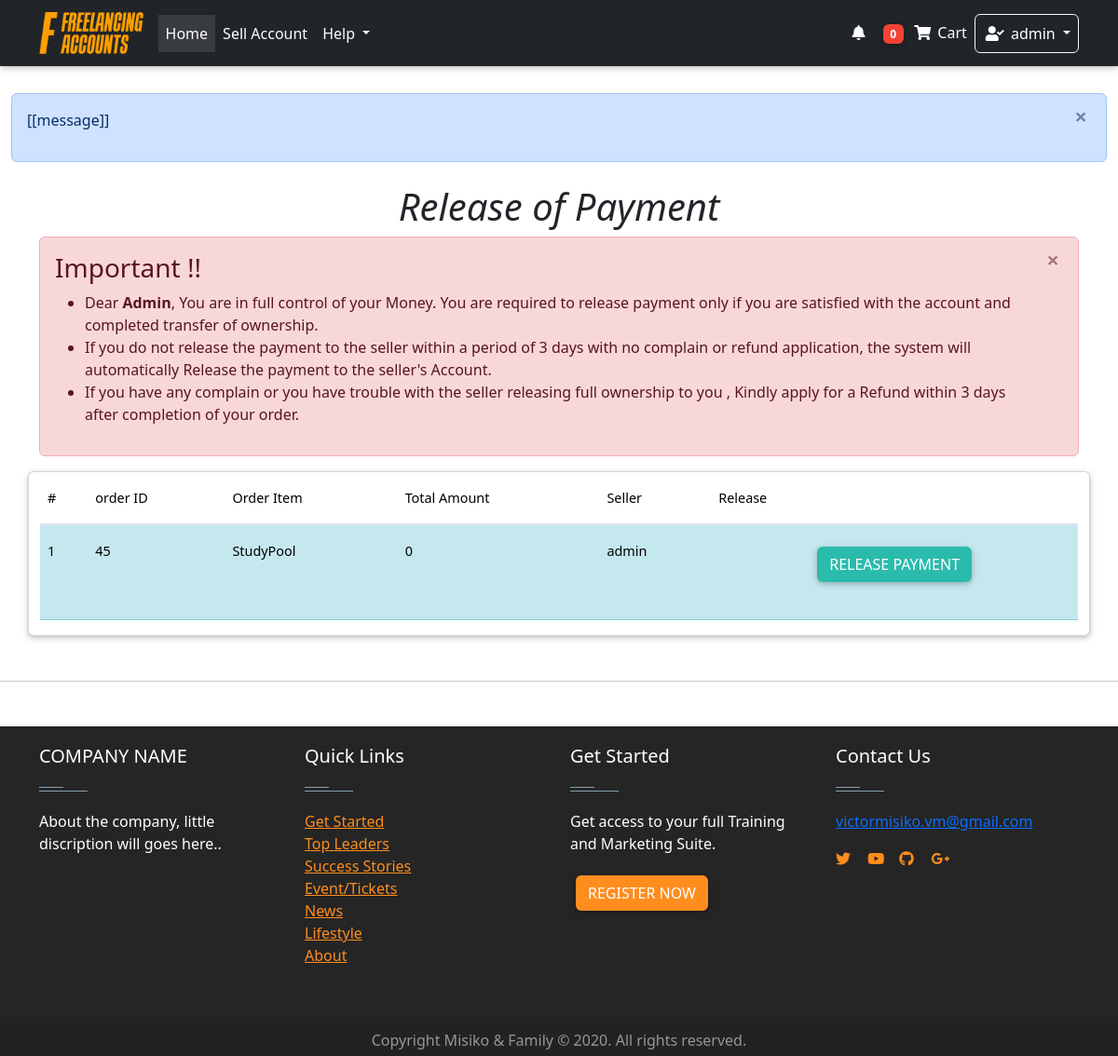
Page /dashboard/release_payment/ (signed in) on the earlier database version.
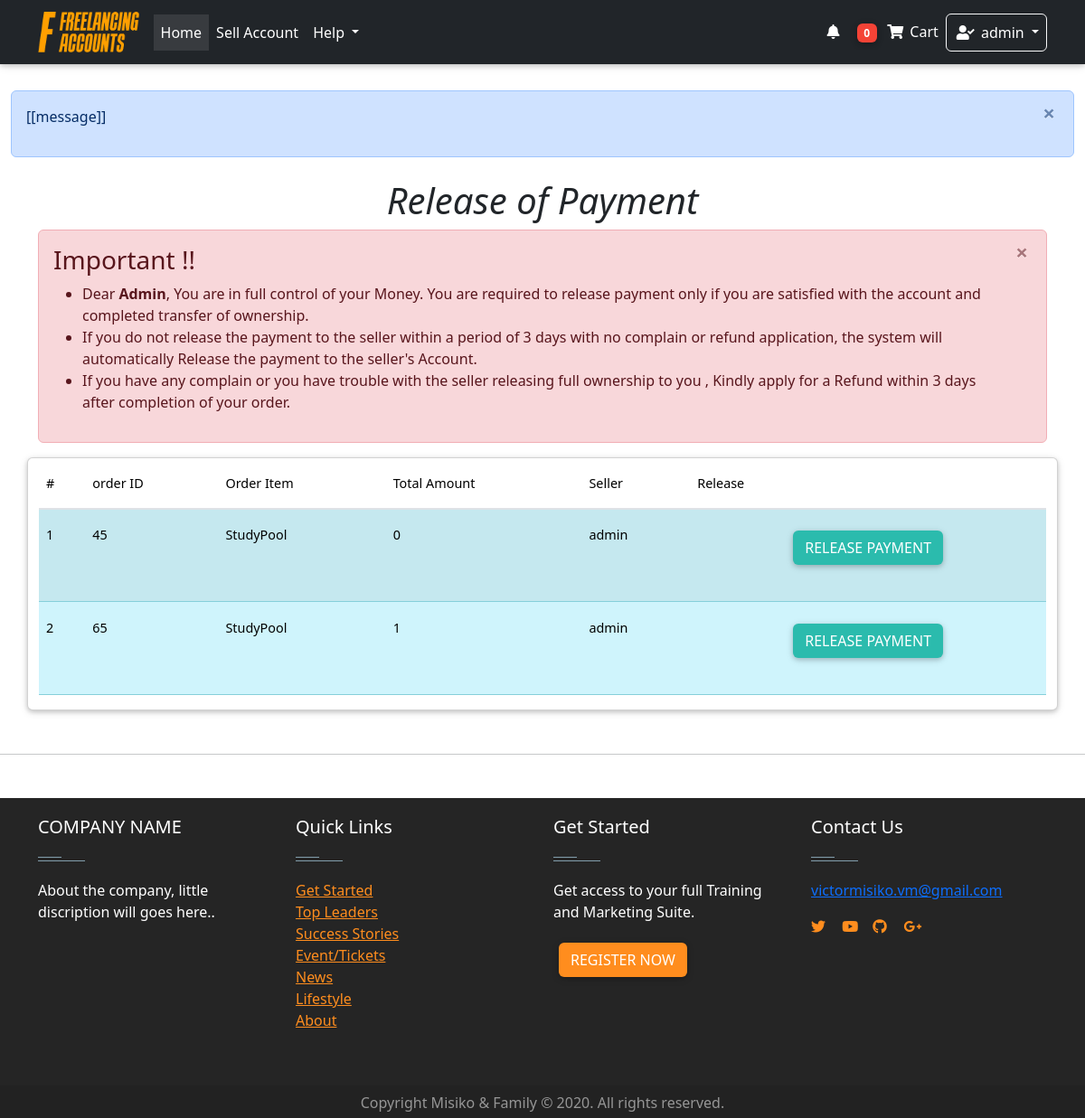
Same page on the later database version.
### Home/models.py (models this page shows, shortened)
class Order(models.Model):
    user = models.ForeignKey(settings.AUTH_USER_MODEL,on_delete = models.CASCADE)
    items = models.ManyToManyField(OrderItem)
    start_date = models.DateField(auto_now_add = True)
    ordered_date = models.DateTimeField()
    ordered = models.BooleanField(default = False)
    seller = models.ForeignKey(settings.AUTH_USER_MODEL,on_delete = models.CASCADE, related_name="user", blank=True, null = True)
    amount = models.IntegerField(default=0.0)
    released = models.BooleanField(default=False)
    refund = models.BooleanField(default=False)
    billing_address = models.ForeignKey(
        "BillingAddress", on_delete = models.SET_NULL, blank = True, null = True)

class OrderItem(models.Model):
    user = models.ForeignKey(settings.AUTH_USER_MODEL,on_delete = models.CASCADE)
    item = models.ForeignKey(Item, on_delete = models.CASCADE)
    quantity = models.IntegerField(default= 1)
    ordered = models.BooleanField(default = False)

class Item(models.Model):
    created_by = models.ForeignKey(settings.AUTH_USER_MODEL,on_delete = models.CASCADE,blank = True, null = True, editable = False)
    created_at = models.DateTimeField(auto_now_add= True, blank = True, null = True )
    title = models.CharField(max_length = 100)
    price = models.FloatField(default = 0.0)
    discountprice = models.FloatField(blank= True, null = True)
    category = models.CharField(choices = Category_choices, max_length=2)
    label = models.CharField(choices = Label_choices, max_length=1)
    Level = models.CharField(choices = Level_choices, max_length = 15 ,blank= True, null = True)
    finished_orders = models.IntegerField(default = 1)
    rating = models.IntegerField(default = 50 )
    Reviews =models.IntegerField( default = 1)
    profile = models.CharField( max_length = 20)
    description = models.TextField()
    diplay_pic = models.ImageField(upload_to = "display_pics/%Y%m%d/", max_length =255 )
    contact = models.CharField(max_length=15 ,null = True,blank= True)

### dashboard/views.py (the view)
# urls.py: path('release_payment/', views.Release_Payment.as_view(), name='Release_Payment'),
class Release_Payment(generic.ListView):
    model = Order
    template_name = "dashboard/release_payment.html"
    def get_context_data(self, **kwargs):
        context = super(Release_Payment, self).get_context_data(**kwargs)
        order1 = Order.objects.filter(user = self.request.user, ordered= True, released = False)
        if order1:
            order = Order.objects.filter(user = self.request.user, ordered= True, released = False)
            self.order = order
            context["order"] = order
            return context
        return context

### Home/templatetags/cart_template_tags.py (called while the page is built)
@register.filter
def cart_item_count(user):
    if user.is_authenticated:
        qs = Order.objects.filter(user = user, ordered = False)
        if qs.exists():
            return qs[0].items.count()
    return 0

@register.filter
def account_cash(user):
    if user.is_authenticated:
        qs = AccountsModel.objects.get(user= user)
        amount= qs.amount
        return amount

### Home/templatetags/login_tag.py (called while the page is built)
@register.inclusion_tag('logins/login_form.html')
def login_form_tag(current_page=None):
    return {'loginform': LoginForm(),
            'redirect_to': current_page}

### Home/templates/dashboard/release_payment.html (shortened to what this page needs)
<!DOCTYPE html>
{% extends "base.html"%}
    {% block content%}
    <div class="container ">
        <h1 class="text-center animated flipInY delay-1s"><i>
          Release of Payment
        </i>
        </h1>
        {% if order %}
        <div class="alert alert-danger alert-dismissible fade show animated bounceInDown" role="alert">
          <h3>Important !!</h3>
          <ul>
            <li> Dear  <Strong>{{ request.user|title }}</Strong>, You are in full control of your Money. You are required to release payment only if
              you are satisfied with the account and  completed transfer of ownership. </li>
            <li>If you do not release the payment to the seller within a period of 3 days with no complain or
                refund application, the system will automatically Release the payment to the seller's Account.
            </li>
            <li>If you have any complain or you have trouble with the seller releasing full ownership to you
                , Kindly apply for a Refund within 3 days after completion of your order.
            </li>
          </ul>
          <button type="button" class="close" data-dismiss="alert" aria-label="Close">
            <span aria-hidden="true">&times;</span>
          </button>
        </div>
        {% endif %}
        <div class="row">
                <div class="card col-12">
                      <table class="table table-striped w-auto">
                        <thead>
                          <tr>
                            <th>#</th>
                            <th>order ID</th>
                            <th>Order Item</th>
                            <th>Total Amount</th>
                            <th> Seller</th>
                            <th>Release</th>
                          </tr>
                        </thead>
                        <tbody>
                      {% for ord in  order %}
                          <tr class="table-info">
                            <th scope="row"> {{forloop.counter}} </th>
                            <td>{{ ord.id }}</td>
                            <td>
                              {% for obj in ord.items.all %}
                              <p> {{obj.item.title}} </p>
                            {% endfor %}
                            </td>
                            <td>{{ ord.amount}}</td>
                            <td>{{ ord.seller}}</td>
                            <td> <div class="text-center">
                              <button onclick="releaseClicked(this);" class="btn btn-default btn-rounded mb-4" >
                               Release Payment </button>
                            </div>
                            </td>
                          </tr>
                        {% empty %}
                        <tr>
                          <td colspan="5"> You have no previous orders  <td>
                        </tr>
                        {% endfor %}
                        </tbody>
                      </table>
                </div>
        </div>
    </div>
<hr class="my-5">
{% endblock %}

### Home/templates/base.html (shortened to what this page needs)
<!DOCTYPE html>
<html lang="en" dir="ltr">
{% load cart_template_tags %}
{% load static %}
{% load login_tag %}
{% load i18n %}
{% load l10n %}
  <head>
    <link rel = 'stylesheet' href = "{% static 'css/bootstrap.min.css' %}" type ='text/CSS' >
    {% block extra_head %}
    <link rel="stylesheet" href="https://use.fontawesome.com/releases/v5.8.2/css/all.css">
    <link href="{% static 'css/bootstrap.min.css'%} " rel="stylesheet">
    <link href="{% static 'css/mdb.min.css'%}" rel="stylesheet">
    <link href="{% static 'css/style.min.css' %} " rel="stylesheet">
    <link
    type="text/css"
    rel="stylesheet"
    href="https://unpkg.com/bootstrap/dist/css/bootstrap.min.css"
  />
  <link
    type="text/css"
    rel="stylesheet"
    href="https://unpkg.com/bootstrap-vue@latest/dist/bootstrap-vue.css"
  />
      {% endblock %}
</head>
<body>
<section class="">
  {% include 'nav.html' %}
</section>
<div id="app-alert"  class=" container-fluid mt-5 pt-1 " >
  <div id="notification" class="alert alert-primary alert-dismissible fade show mt-5" role="alert" v-cloak v-show="alert" >
       <P id=""> [[message]]</P>
      <button type="button" class="close" data-hide="alert" @click='alert = !alert' aria-label="Close">
        <span aria-hidden="true">&times;</span>
      </button>
  </div>
</div>
<div class="mt-4">
    {% block content %}
    {% endblock %}
</div>
{% include "footer.html" %}
</body>
</html>

### Home/templates/logins/login_form.html (shortened to what this page needs)
{% load account  %}
{%  load crispy_forms_tags %}

### Home/templates/nav.html (shortened to what this page needs)
{% load cart_template_tags %}
{% load static %}
{% load notifications_tags %}
    <nav class="navbar fixed-top navbar-expand-lg navbar-dark bg-dark mb-5">
        <div class = 'container' >
            <a class="navbar-brand" href="/home/">
              <img src="{% static 'logo.png' %}" height="45px" alt="">
            </a>
            <div class="collapse navbar-collapse" id="navbarSupportedContent">
              <ul class="navbar-nav mr-auto">
                <li class="nav-item active">
                  <a class="nav-link" href="/home/"> Home <span class="sr-only">(current)</span></a>
                </li>
                <li class="nav-item">
                  <a class = "nav-link" href="/sell-account/" >
                    Sell Account
                  </a>
                </li>
                <li class="nav-item dropdown">
                  <a class="nav-link dropdown-toggle" href="#" id="navbarDropdownMenuLink" role="button" data-toggle="dropdown" aria-haspopup="true" aria-expanded="false">
                    Help
                  </a>
                </li>
              </ul>
            </div>
            <ul class="navbar-nav nav-flex-icons mx-right">
              {%  if request.user.is_authenticated  %}
              <li class="nav-item">
                <a class="nav-link waves-effect">
                  <i class="fas fa-bell white-text"></i>
                </a>
              </li>
                <li class="nav-item">
                  <a class="nav-link waves-effect " href = "{% url "Home:order-summary" %}">
                    <span class="badge red z-depth-1 badge-pill mr-1"> {{ request.user|cart_item_count }}</span>
                    <i class="fas fa-shopping-cart"></i>
                    <span class="clearfix d-none d-sm-inline-block"> Cart </span>
                  </a>
                  <li class="nav-item dropdown">
                    <a class="nav-link dropdown-toggle border border-light rounded waves-effect  waves-light" href="#" id="navbarDropdownMenuLink" role="button" data-toggle="dropdown" aria-haspopup="true" aria-expanded="false">
                      <i class="fas fa-user-check"></i>  {{request.user}}
                    </a>
                  </li>
                  {% endif %}
                </ul>
          </div>
        </nav>

### Home/templates/footer.html (shortened to what this page needs)
<!DOCTYPE html>
<html lang="en" dir="ltr">
{% load  staticfiles %}
  <head>
  </head>
  <body>
    <footer id="footer" class="footer-1">
<div class="main-footer widgets-dark typo-light">
<div class="container">
<div class="row">
<div class="col-xs-12 col-sm-6 col-md-3">
<div class="widget subscribe no-box">
<h5 class="widget-title">COMPANY NAME<span></span></h5>
<p>About the company, little discription will goes here.. </p>
</div>
</div>
<div class="col-xs-12 col-sm-6 col-md-3">
<div class="widget no-box">
<h5 class="widget-title">Quick Links<span></span></h5>
<ul class="thumbnail-widget">
<li>
<div class="thumb-content"><a href="#.">Get Started</a></div>
</li>
<li>
<div class="thumb-content"><a href="#.">Top Leaders</a></div>
</li>
<li>
<div class="thumb-content"><a href="#.">Success Stories</a></div>
</li>
<li>
<div class="thumb-content"><a href="#.">Event/Tickets</a></div>
</li>
<li>
<div class="thumb-content"><a href="#.">News</a></div>
</li>
<li>
<div class="thumb-content"><a href="#.">Lifestyle</a></div>
</li>
<li>
<div class="thumb-content"><a href="#.">About</a></div>
</li>
</ul>
</div>
</div>
<div class="col-xs-12 col-sm-6 col-md-3">
<div class="widget no-box">
<h5 class="widget-title">Get Started<span></span></h5>
<p>Get access to your full Training and Marketing Suite.</p>
<a class="btn" href="#." target="_blank">Register Now</a>
</div>
</div>
<div class="col-xs-12 col-sm-6 col-md-3">
<div class="widget no-box">
<h5 class="widget-title">Contact Us<span></span></h5>
<p><a href="mailto:victormisiko.vm@gmail.com" title="glorythemes">victormisiko.vm@gmail.com</a></p>
<ul class="social-footer2">
  <li class=""><a href="https://www.facebook.com/mdbootstrap" target="_blank">
    <i class="fab fa-twitter mr-3"></i>
  </a>
    </li>
  <li class=""><a href="https://www.facebook.com/mdbootstrap" target="_blank">
    <i class="fab fa-youtube mr-3"></i>
  </a>
    </li>
  <li class=""><a href="https://www.facebook.com/mdbootstrap" target="_blank">
    <i class="fab fa-github mr-3"></i>
  </a>
    </li>
  <li class=""><a href="https://www.facebook.com/mdbootstrap" target="_blank">
    <i class="fab fa-google-plus-g mr-3"></i>
  </a>
  </li>
</ul>
</div>
</div>
</div>
</div>
</div>
<div class="footer-copyright">
<div class="container">
<div class="row">
<div class="col-md-12 text-center">
<p>Copyright Misiko & Family © 2020. All rights reserved.</p>
</div>
</div>
</div>
</div>
</footer>
  </body>
</html>

### Home/templates/footer.html (style rules this page uses)
footer .main-footer { padding: 20px 0; background: #252525; }
footer ul { padding-left: 0; list-style: none; }
.footer-copyright { background: #222; padding: 5px 0; }
.footer-copyright p { color: #969696; margin: 2px 0 0; }
.widget { padding: 20px; margin-bottom: 40px; }
.widget.no-box { padding: 0; background-color: transparent; margin-bottom: 40px; box-shadow: none; -webkit-box-shadow: none; -moz-box-shadow: none; -ms-box-shadow: none; -o-box-shadow: none; }
.widget.subscribe p { margin-bottom: 18px; }
.widget li a { color: #ff8d1e; }
.widget-title { margin-bottom: 20px; }
.widget-title span { background: #839FAD none repeat scroll 0 0;display: block; height: 1px;margin-top: 25px;position: relative;width: 20%; }
.widget-title span::after { background: inherit;content: "";height: inherit; position: absolute;top: -4px;width: 50%; }
.typo-light h1, .typo-light h2, .typo-light h3, .typo-light h4, .typo-light h5, .typo-light h6, .typo-light p, .typo-light div, .typo-light span, .typo-light small { color: #fff; }
ul.social-footer2 { margin: 0;padding: 0; width: auto; }
ul.social-footer2 li { display: inline-block;padding: 0; }
ul.social-footer2 li a { display: block; height:30px;width: 30px;text-align: center; }
.btn { background-color: #ff8d1e; color:#fff; }

Differences in the rows shown:
added Order: id "65", amount "1", seller "admin", OrderItem (item "StudyPool")
